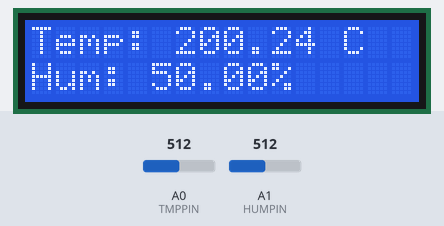
A sketch run on a simulated Arduino Uno, built with avr-gcc and run on an emulated ATmega328P. On the bench: 16×2 character LCD. The inputs (shaded band) are chosen by the test bench; at power-on: A0 (TMPPIN) = 512, A1 (HUMPIN) = 512. What the sketch prints to the serial monitor is not drawn.

Above: at 2.7 s.
2.8 s: A0 (TMPPIN) set to 716
At 4.5 s:
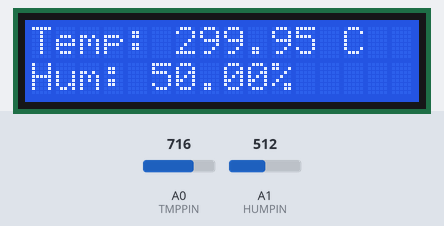
5.5 s: A1 (HUMPIN) set to 716
At 6.3 s:
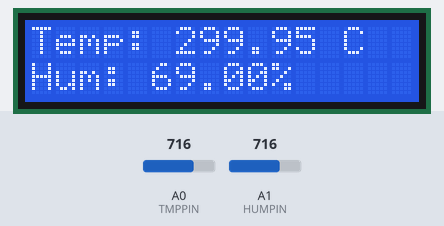
8.2 s: A0 (TMPPIN) set to 900
At 9.9 s:
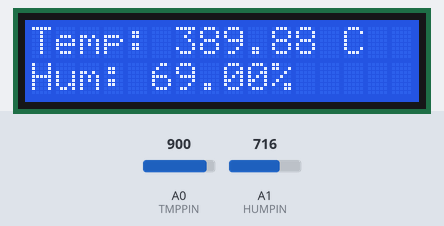
11.1 s: A1 (HUMPIN) set to 900
At 13.0 s:
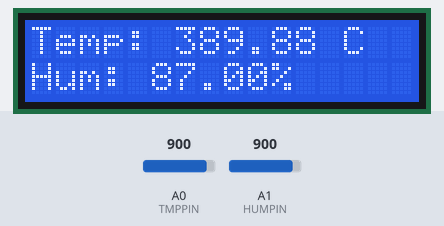
13.8 s: A0 (TMPPIN) set to 1023
At 16.5 s:
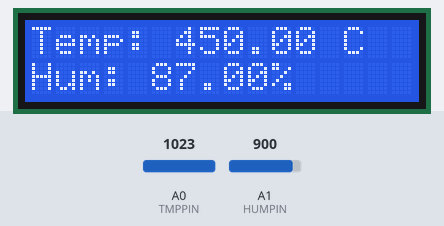
17.1 s: A1 (HUMPIN) set to 1023
At 18.4 s:
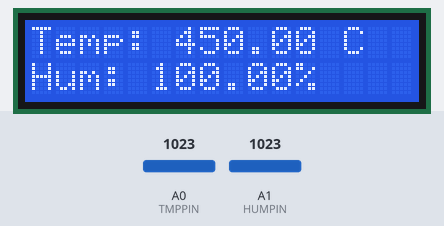
Timing chart, 0 to 20.1 s (numbered marks = the images above; inputs shaded):
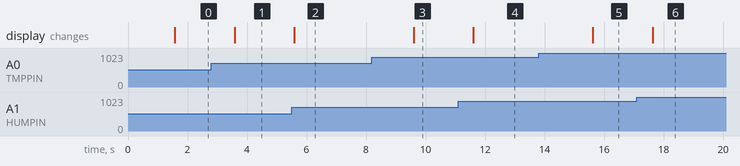

The sketch:

project_11.ino
```cpp
#include <LiquidCrystal.h>

#define TMPPIN A0
#define HUMPIN A1

LiquidCrystal lcd(12, 11, 5, 4, 3, 2);

void setup() {
  Serial.begin(9600);
  lcd.begin(16, 2);
  lcd.print("Env Monitor");
  delay(1500);
}

void loop() {
  int tmpRaw = analogRead(TMPPIN);
  float voltage = tmpRaw * (5.0 / 1023.0);
  float tempC = (voltage - 0.5) * 100.0;

  int humRaw = analogRead(HUMPIN);
  float humidity = map(humRaw, 0, 1023, 0, 100);

  Serial.print("Temp: ");
  Serial.print(tempC);
  Serial.print(" C  Humidity: ");
  Serial.print(humidity);
  Serial.println(" %");

  lcd.clear();
  lcd.setCursor(0, 0);
  lcd.print("Temp: ");
  lcd.print(tempC);
  lcd.print(" C");

  lcd.setCursor(0, 1);
  lcd.print("Hum: ");
  lcd.print(humidity);
  lcd.print("%");

  delay(2000);
}
```

Measured:
- after the input at 2.8 s, the display: changes after 0.78 s (image 1)
- after the input at 5.5 s, the display: changes after 0.09 s (image 2)
- after the input at 8.2 s, the display: changes after 1.4 s (image 3)
- after the input at 11.1 s, the display: changes after 0.51 s (image 4)
- after the input at 13.8 s, the display: changes after 1.8 s (image 5)
- after the input at 17.1 s, the display: changes after 0.53 s (image 6)
